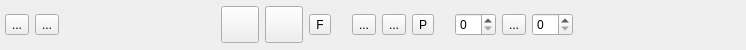
<?xml version="1.0" encoding="UTF-8"?>
<ui version="4.0">
 <class>drwSimplifiedToolbar</class>
 <widget class="QWidget" name="drwSimplifiedToolbar">
  <property name="geometry">
   <rect>
    <x>0</x>
    <y>0</y>
    <width>746</width>
    <height>50</height>
   </rect>
  </property>
  <property name="sizePolicy">
   <sizepolicy hsizetype="Preferred" vsizetype="Fixed">
    <horstretch>0</horstretch>
    <verstretch>0</verstretch>
   </sizepolicy>
  </property>
  <property name="windowTitle">
   <string>Form</string>
  </property>
  <layout class="QHBoxLayout" name="horizontalLayout">
   <property name="leftMargin">
    <number>5</number>
   </property>
   <property name="topMargin">
    <number>5</number>
   </property>
   <property name="rightMargin">
    <number>5</number>
   </property>
   <property name="bottomMargin">
    <number>5</number>
   </property>
   <item>
    <widget class="QToolButton" name="smallBrushButton">
     <property name="text">
      <string>...</string>
     </property>
     <property name="icon">
      <iconset resource="lineslibresources.qrc">
       <normaloff>:/icons-60x60/brush.png</normaloff>:/icons-60x60/brush.png</iconset>
     </property>
     <property name="iconSize">
      <size>
       <width>30</width>
       <height>30</height>
      </size>
     </property>
     <property name="checkable">
      <bool>true</bool>
     </property>
     <property name="autoExclusive">
      <bool>true</bool>
     </property>
     <attribute name="buttonGroup">
      <string notr="true">paintToolButtonGroup</string>
     </attribute>
    </widget>
   </item>
   <item>
    <widget class="QToolButton" name="eraserButton">
     <property name="text">
      <string>...</string>
     </property>
     <property name="icon">
      <iconset resource="lineslibresources.qrc">
       <normaloff>:/icons-60x60/eraser.png</normaloff>:/icons-60x60/eraser.png</iconset>
     </property>
     <property name="iconSize">
      <size>
       <width>30</width>
       <height>30</height>
      </size>
     </property>
     <property name="checkable">
      <bool>true</bool>
     </property>
     <property name="autoExclusive">
      <bool>true</bool>
     </property>
     <attribute name="buttonGroup">
      <string notr="true">paintToolButtonGroup</string>
     </attribute>
    </widget>
   </item>
   <item>
    <widget class="drwGradientWidget" name="opacityWidget" native="true">
     <property name="sizePolicy">
      <sizepolicy hsizetype="Preferred" vsizetype="Minimum">
       <horstretch>0</horstretch>
       <verstretch>0</verstretch>
      </sizepolicy>
     </property>
     <property name="minimumSize">
      <size>
       <width>150</width>
       <height>0</height>
      </size>
     </property>
    </widget>
   </item>
   <item>
    <widget class="QToolButton" name="pressureWidthButton">
     <property name="icon">
      <iconset resource="lineslibresources.qrc">
       <normaloff>:/icons-60x60/big-brush.png</normaloff>:/icons-60x60/big-brush.png</iconset>
     </property>
     <property name="iconSize">
      <size>
       <width>30</width>
       <height>30</height>
      </size>
     </property>
     <property name="checkable">
      <bool>true</bool>
     </property>
    </widget>
   </item>
   <item>
    <widget class="QToolButton" name="pressureOpacityButton">
     <property name="icon">
      <iconset resource="lineslibresources.qrc">
       <normaloff>:/icons-60x60/big-brush.png</normaloff>:/icons-60x60/big-brush.png</iconset>
     </property>
     <property name="iconSize">
      <size>
       <width>30</width>
       <height>30</height>
      </size>
     </property>
     <property name="checkable">
      <bool>true</bool>
     </property>
    </widget>
   </item>
   <item>
    <widget class="QToolButton" name="fillButton">
     <property name="text">
      <string>F</string>
     </property>
     <property name="checkable">
      <bool>true</bool>
     </property>
    </widget>
   </item>
   <item>
    <spacer name="verticalSpacer">
     <property name="orientation">
      <enum>Qt::Horizontal</enum>
     </property>
     <property name="sizeType">
      <enum>QSizePolicy::Fixed</enum>
     </property>
     <property name="sizeHint" stdset="0">
      <size>
       <width>15</width>
       <height>20</height>
      </size>
     </property>
    </spacer>
   </item>
   <item>
    <widget class="QToolButton" name="manualModeButton">
     <property name="text">
      <string>...</string>
     </property>
     <property name="icon">
      <iconset resource="lineslibresources.qrc">
       <normaloff>:/icons-60x60/hand.png</normaloff>:/icons-60x60/hand.png</iconset>
     </property>
     <property name="iconSize">
      <size>
       <width>30</width>
       <height>30</height>
      </size>
     </property>
     <property name="checkable">
      <bool>true</bool>
     </property>
     <property name="autoExclusive">
      <bool>true</bool>
     </property>
     <attribute name="buttonGroup">
      <string notr="true">frameChangeButtonGroup</string>
     </attribute>
    </widget>
   </item>
   <item>
    <widget class="QToolButton" name="jumpModeButton">
     <property name="text">
      <string>...</string>
     </property>
     <property name="icon">
      <iconset resource="lineslibresources.qrc">
       <normaloff>:/icons-60x60/jump.png</normaloff>:/icons-60x60/jump.png</iconset>
     </property>
     <property name="iconSize">
      <size>
       <width>30</width>
       <height>30</height>
      </size>
     </property>
     <property name="checkable">
      <bool>true</bool>
     </property>
     <property name="autoExclusive">
      <bool>true</bool>
     </property>
     <attribute name="buttonGroup">
      <string notr="true">frameChangeButtonGroup</string>
     </attribute>
    </widget>
   </item>
   <item>
    <widget class="QToolButton" name="playModeButton">
     <property name="text">
      <string>P</string>
     </property>
     <property name="checkable">
      <bool>true</bool>
     </property>
     <attribute name="buttonGroup">
      <string notr="true">frameChangeButtonGroup</string>
     </attribute>
    </widget>
   </item>
   <item>
    <spacer name="verticalSpacer_2">
     <property name="orientation">
      <enum>Qt::Horizontal</enum>
     </property>
     <property name="sizeType">
      <enum>QSizePolicy::Fixed</enum>
     </property>
     <property name="sizeHint" stdset="0">
      <size>
       <width>15</width>
       <height>20</height>
      </size>
     </property>
    </spacer>
   </item>
   <item>
    <widget class="QSpinBox" name="onionBeforeSpinBox"/>
   </item>
   <item>
    <widget class="QToolButton" name="oneOnionButton">
     <property name="text">
      <string>...</string>
     </property>
     <property name="icon">
      <iconset resource="lineslibresources.qrc">
       <normaloff>:/icons-60x60/onion.png</normaloff>:/icons-60x60/onion.png</iconset>
     </property>
     <property name="iconSize">
      <size>
       <width>30</width>
       <height>30</height>
      </size>
     </property>
     <property name="checkable">
      <bool>true</bool>
     </property>
     <property name="autoExclusive">
      <bool>true</bool>
     </property>
    </widget>
   </item>
   <item>
    <widget class="QSpinBox" name="onionAfterSpinBox"/>
   </item>
   <item>
    <spacer name="verticalSpacer_3">
     <property name="orientation">
      <enum>Qt::Horizontal</enum>
     </property>
     <property name="sizeHint" stdset="0">
      <size>
       <width>40</width>
       <height>20</height>
      </size>
     </property>
    </spacer>
   </item>
  </layout>
 </widget>
 <customwidgets>
  <customwidget>
   <class>drwGradientWidget</class>
   <extends>QWidget</extends>
   <header>drwGradientWidget.h</header>
   <container>1</container>
  </customwidget>
 </customwidgets>
 <resources>
  <include location="lineslibresources.qrc"/>
 </resources>
 <connections/>
 <buttongroups>
  <buttongroup name="frameChangeButtonGroup"/>
  <buttongroup name="paintToolButtonGroup"/>
 </buttongroups>
</ui>
